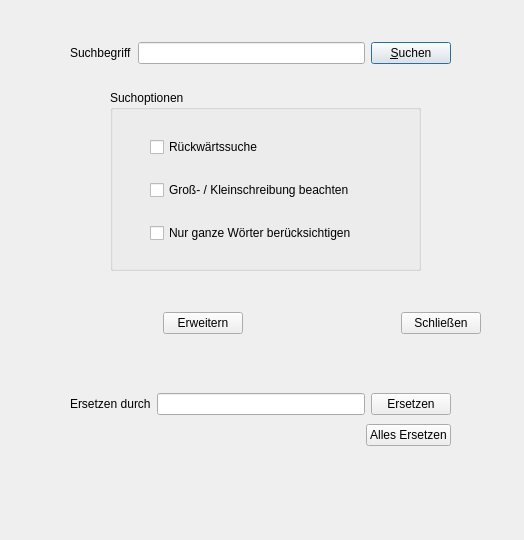
<?xml version="1.0" encoding="UTF-8"?>
<ui version="4.0">
 <class>DlgSuchen_Ersetzen</class>
 <widget class="QDialog" name="DlgSuchen_Ersetzen">
  <property name="geometry">
   <rect>
    <x>0</x>
    <y>0</y>
    <width>524</width>
    <height>540</height>
   </rect>
  </property>
  <property name="windowTitle">
   <string>Dialog</string>
  </property>
  <widget class="QGroupBox" name="groupBox">
   <property name="geometry">
    <rect>
     <x>110</x>
     <y>90</y>
     <width>311</width>
     <height>181</height>
    </rect>
   </property>
   <property name="title">
    <string>Suchoptionen</string>
   </property>
   <widget class="QWidget" name="layoutWidget">
    <property name="geometry">
     <rect>
      <x>40</x>
      <y>30</y>
      <width>241</width>
      <height>141</height>
     </rect>
    </property>
    <layout class="QVBoxLayout" name="verticalLayout">
     <item>
      <widget class="QCheckBox" name="chkRueckwaerts">
       <property name="text">
        <string>Rückwärtssuche</string>
       </property>
      </widget>
     </item>
     <item>
      <widget class="QCheckBox" name="chkGrossKlein">
       <property name="text">
        <string>Groß- / Kleinschreibung beachten</string>
       </property>
      </widget>
     </item>
     <item>
      <widget class="QCheckBox" name="chkGanzeWorte">
       <property name="text">
        <string>Nur ganze Wörter berücksichtigen</string>
       </property>
      </widget>
     </item>
    </layout>
   </widget>
  </widget>
  <widget class="QWidget" name="layoutWidget">
   <property name="geometry">
    <rect>
     <x>70</x>
     <y>40</y>
     <width>381</width>
     <height>26</height>
    </rect>
   </property>
   <layout class="QHBoxLayout" name="horizontalLayout">
    <item>
     <widget class="QLabel" name="label">
      <property name="text">
       <string>Suchbegriff</string>
      </property>
     </widget>
    </item>
    <item>
     <widget class="QLineEdit" name="leSuchbegriff"/>
    </item>
    <item>
     <widget class="QPushButton" name="btnSuchen">
      <property name="text">
       <string>&amp;Suchen</string>
      </property>
     </widget>
    </item>
   </layout>
  </widget>
  <widget class="QWidget" name="layoutWidget">
   <property name="geometry">
    <rect>
     <x>10</x>
     <y>310</y>
     <width>471</width>
     <height>26</height>
    </rect>
   </property>
   <layout class="QHBoxLayout" name="horizontalLayout_2">
    <item>
     <spacer name="horizontalSpacer">
      <property name="orientation">
       <enum>Qt::Horizontal</enum>
      </property>
      <property name="sizeHint" stdset="0">
       <size>
        <width>40</width>
        <height>20</height>
       </size>
      </property>
     </spacer>
    </item>
    <item>
     <widget class="QPushButton" name="btnErweitern">
      <property name="text">
       <string>Erweitern</string>
      </property>
      <property name="checkable">
       <bool>true</bool>
      </property>
     </widget>
    </item>
    <item>
     <spacer name="horizontalSpacer_2">
      <property name="orientation">
       <enum>Qt::Horizontal</enum>
      </property>
      <property name="sizeHint" stdset="0">
       <size>
        <width>40</width>
        <height>20</height>
       </size>
      </property>
     </spacer>
    </item>
    <item>
     <widget class="QPushButton" name="pushButton_2">
      <property name="text">
       <string>Schließen</string>
      </property>
     </widget>
    </item>
   </layout>
  </widget>
  <widget class="QWidget" name="layoutWidget">
   <property name="geometry">
    <rect>
     <x>70</x>
     <y>390</y>
     <width>381</width>
     <height>60</height>
    </rect>
   </property>
   <layout class="QVBoxLayout" name="verticalLayout_2">
    <item>
     <layout class="QHBoxLayout" name="horizontalLayout_4">
      <item>
       <widget class="QLabel" name="label_2">
        <property name="text">
         <string>Ersetzen durch</string>
        </property>
       </widget>
      </item>
      <item>
       <widget class="QLineEdit" name="leErsetzenDurch"/>
      </item>
      <item>
       <widget class="QPushButton" name="btnErsetzen">
        <property name="text">
         <string>Ersetzen</string>
        </property>
       </widget>
      </item>
     </layout>
    </item>
    <item>
     <layout class="QHBoxLayout" name="horizontalLayout_3">
      <item>
       <spacer name="horizontalSpacer_3">
        <property name="orientation">
         <enum>Qt::Horizontal</enum>
        </property>
        <property name="sizeHint" stdset="0">
         <size>
          <width>40</width>
          <height>20</height>
         </size>
        </property>
       </spacer>
      </item>
      <item>
       <widget class="QPushButton" name="btnAllesErsetzen">
        <property name="text">
         <string>Alles Ersetzen</string>
        </property>
       </widget>
      </item>
     </layout>
    </item>
   </layout>
  </widget>
 </widget>
 <tabstops>
  <tabstop>leSuchbegriff</tabstop>
  <tabstop>chkRueckwaerts</tabstop>
  <tabstop>chkGrossKlein</tabstop>
  <tabstop>chkGanzeWorte</tabstop>
  <tabstop>btnSuchen</tabstop>
  <tabstop>btnErweitern</tabstop>
  <tabstop>pushButton_2</tabstop>
  <tabstop>leErsetzenDurch</tabstop>
  <tabstop>btnErsetzen</tabstop>
  <tabstop>btnAllesErsetzen</tabstop>
 </tabstops>
 <resources/>
 <connections>
  <connection>
   <sender>pushButton_2</sender>
   <signal>clicked()</signal>
   <receiver>DlgSuchen_Ersetzen</receiver>
   <slot>close()</slot>
   <hints>
    <hint type="sourcelabel">
     <x>437</x>
     <y>325</y>
    </hint>
    <hint type="destinationlabel">
     <x>476</x>
     <y>249</y>
    </hint>
   </hints>
  </connection>
 </connections>
</ui>
